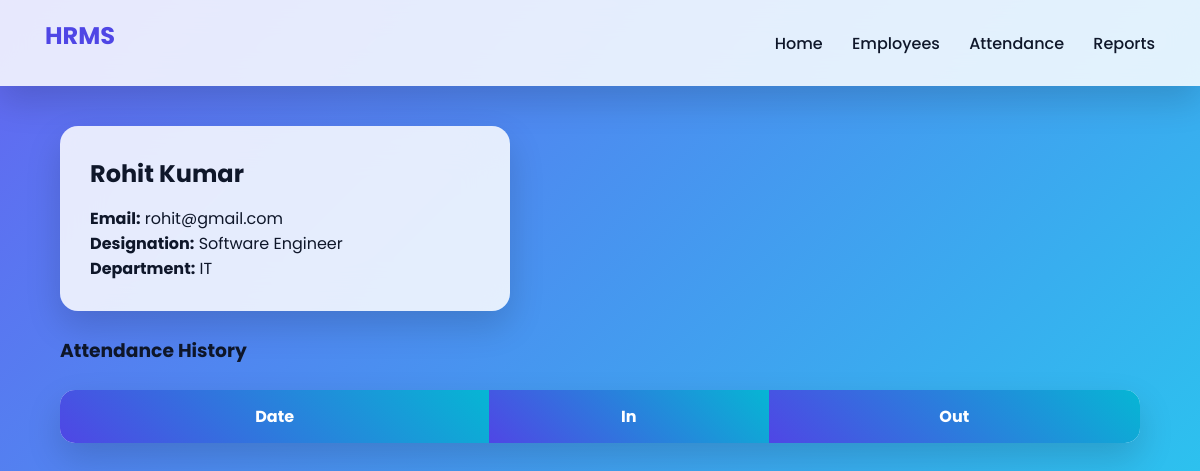
Screenshot of /employees/6 with the database file from the repository.
### app/models.py (models this page shows, shortened)
class Employee(db.Model):
    __tablename__ = "employees"
    id = db.Column(db.Integer, primary_key=True)
    name = db.Column(db.String(100), nullable=False)
    email = db.Column(db.String(120), unique=True, nullable=False)
    designation = db.Column(db.String(100))
    department = db.Column(db.String(100))
    address = db.Column(db.Text)
    date_of_joining = db.Column(db.Date, default=date.today)
    created_at = db.Column(db.DateTime, default=datetime.utcnow)
    attendances = db.relationship(
        "Attendance",
        backref="employee",
        cascade="all, delete"
    )

### app/routes.py (the view)
@main_routes.route("/employees/<int:emp_id>")
def employee_detail(emp_id):
    emp = Employee.query.get_or_404(emp_id)
    attendance = Attendance.query.filter_by(
        employee_id=emp_id
    ).order_by(
        Attendance.date.desc()
    ).all()
    return render_template(
        "employee_detail.html",
        emp=emp,
        attendance=attendance
    )

### templates/employee_detail.html (shortened to what this page needs)
{% extends "base.html" %}
{% block content %}
<div class="card">
<h2>{{ emp.name }}</h2>
<p><b>Email:</b> {{ emp.email }}</p>
<p><b>Designation:</b> {{ emp.designation }}</p>
<p><b>Department:</b> {{ emp.department }}</p>
</div>
<h3>Attendance History</h3>
<table>
<tr>
<th>Date</th>
<th>In</th>
<th>Out</th>
</tr>
</table>
{% endblock %}

### templates/base.html (style rules this page uses)
* { margin:0; padding:0; box-sizing:border-box; }
:root { --primary:#4f46e5; --secondary:#06b6d4; --dark:#0f172a; --glass:rgba(255,255,255,0.85); --shadow:0 15px 35px rgba(0,0,0,0.15); }
body { font-family:"Poppins",sans-serif; background:linear-gradient(135deg,#6366f1,#22d3ee); min-height:100vh; color:var(--dark); }
.card { background:var(--glass); backdrop-filter:blur(20px); border-radius:18px; padding:30px; max-width:450px; box-shadow:var(--shadow); margin-bottom:25px; transition:.3s; }
h1,h2,h3 { margin-bottom:15px; }
table { width:100%; background:var(--glass); backdrop-filter:blur(20px); border-radius:15px; border-collapse:collapse; overflow:hidden; box-shadow:var(--shadow); margin-top:25px; }
th { background:linear-gradient(45deg,var(--primary),var(--secondary)); color:white; padding:14px; }

### rows the page displays
Employee: name "Rohit Kumar", email "rohit@gmail.com", designation "Software Engineer", department "IT"
